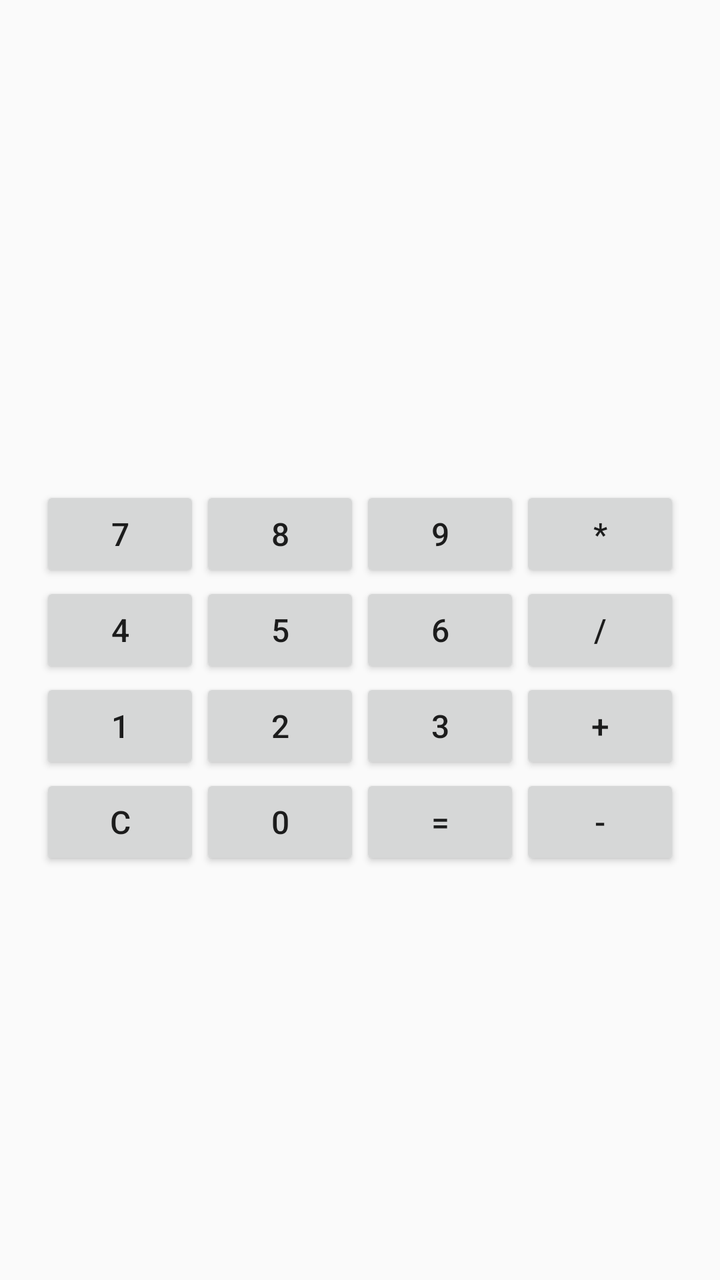
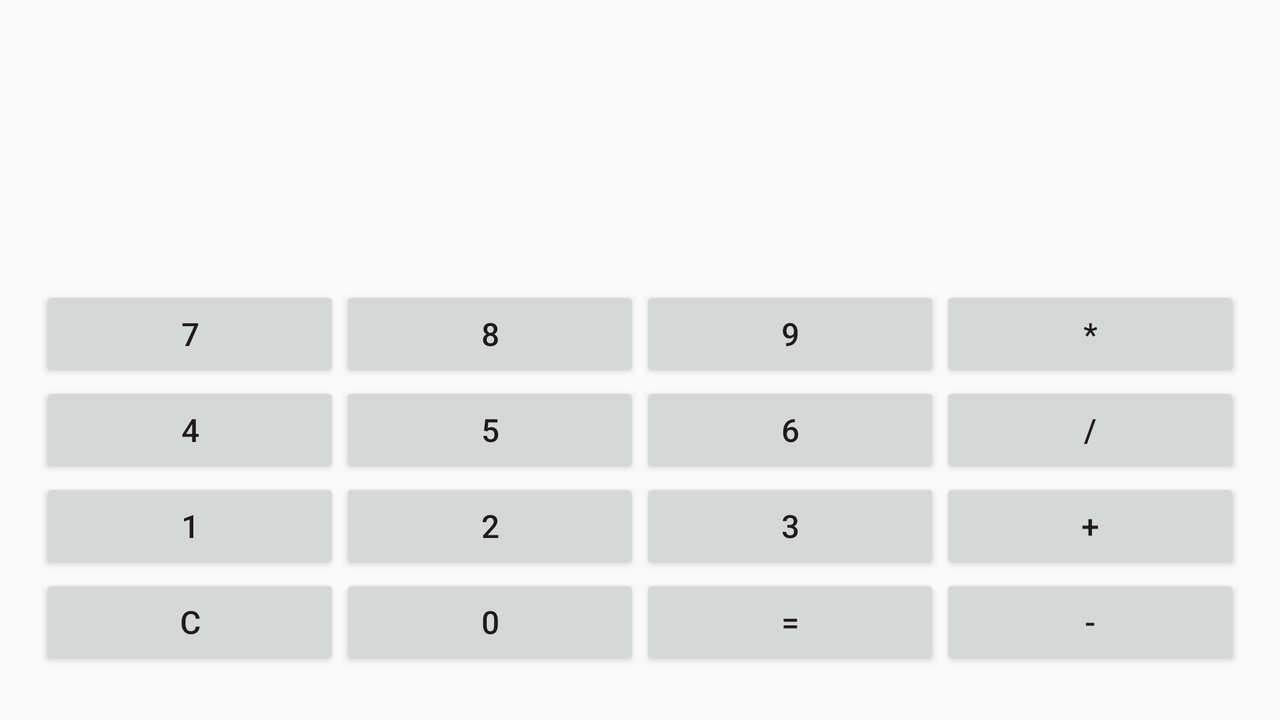

Two renders of one Android screen. The first uses the default layout on a phone; the second uses the alternative layout the repository ships for a different screen configuration, on a matching device. The two XML files are below.
<!-- AndroidManifest.xml: application theme AppTheme -->
<!-- res/layout/activity_main.xml -->
<?xml version="1.0" encoding="utf-8"?>
<LinearLayout xmlns:android="http://schemas.android.com/apk/res/android"
    xmlns:app="http://schemas.android.com/apk/res-auto"
    xmlns:tools="http://schemas.android.com/tools"
    android:layout_width="match_parent"
    android:layout_height="match_parent"
    android:orientation="vertical"
    tools:context=".MainActivity">
    <RelativeLayout
        android:layout_width="wrap_content"
        android:layout_height="wrap_content"
        android:layout_marginTop="200dp"
        android:layout_marginLeft="20dp"
        android:layout_marginRight="20dp">

        <TextView
            android:id="@+id/textView"
            android:layout_width="match_parent"
            android:layout_height="wrap_content"
            android:gravity="right"
            android:textSize="32sp" />
    </RelativeLayout>

    <LinearLayout
        style="@style/calcStrings">

        <Button
            style="@style/calcButton"
            android:id="@+id/seven"
            android:text="7"/>

        <Button
            style="@style/calcButton"
            android:id="@+id/eight"
            android:text="8" />

        <Button
            style="@style/calcButton"
            android:id="@+id/nine"
            android:text="9" />

        <Button
            style="@style/calcButton"
            android:id="@+id/multiply"
            android:text="*"/>
    </LinearLayout>

    <LinearLayout
        style="@style/calcStrings">

        <Button
            style="@style/calcButton"
            android:id="@+id/four"
            android:text="4" />

        <Button
            style="@style/calcButton"
            android:id="@+id/five"
            android:text="5" />

        <Button
            style="@style/calcButton"
            android:id="@+id/six"
            android:text="6" />

        <Button
            style="@style/calcButton"
            android:id="@+id/divide"
            android:text="/"/>

    </LinearLayout>

    <LinearLayout
        style="@style/calcStrings">

        <Button
            style="@style/calcButton"
            android:id="@+id/one"
            android:text="1" />

        <Button
            style="@style/calcButton"
            android:id="@+id/two"
            android:text="2" />

        <Button
            style="@style/calcButton"
            android:id="@+id/three"
            android:text="3" />

        <Button
            style="@style/calcButton"
            android:id="@+id/plus"
            android:text="+" />
    </LinearLayout>

    <LinearLayout
        style="@style/calcStrings">

        <Button
            style="@style/calcButton"
            android:id="@+id/clear"
            android:onClick="clearTextView"
            android:text="C"/>

        <Button
            style="@style/calcButton"
            android:id="@+id/zero"
            android:text="0" />

        <Button
            style="@style/calcButton"
            android:id="@+id/result"
            android:text="=" />

        <Button
            style="@style/calcButton"
            android:id="@+id/minus"
            android:text="-" />

    </LinearLayout>
    <androidx.constraintlayout.widget.ConstraintLayout
        android:layout_width="match_parent"
        android:layout_height="wrap_content">

        <Button
            android:layout_width="70dp"
            android:layout_height="wrap_content"
            android:background="@drawable/ic_back"
            android:onClick="toBack"
            app:layout_constraintRight_toRightOf="parent"
            app:layout_constraintLeft_toLeftOf="parent"
            tools:ignore="MissingConstraints" />
    </androidx.constraintlayout.widget.ConstraintLayout>


</LinearLayout>
<!-- resources referenced by this layout -->
<resources>
  <style name="calcButton">
          <item name="android:layout_width">0dp</item>
          <item name="android:layout_height">wrap_content</item>
          <item name="android:layout_weight">1</item>
          <item name="android:textSize">16sp</item>
      </style>
  <style name="calcStrings">
          <item name="android:layout_width">match_parent</item>
          <item name="android:layout_height">wrap_content</item>
          <item name="android:paddingLeft">20dp</item>
          <item name="android:paddingRight">20dp</item>
      </style>
  <style name="AppTheme" parent="Theme.AppCompat.Light.DarkActionBar">
          
          <item name="colorPrimary">@color/colorPrimary</item>
          <item name="colorPrimaryDark">@color/colorPrimaryDark</item>
          <item name="colorAccent">@color/colorAccent</item>
      </style>
</resources>
<!-- res/layout-land/activity_main.xml (the repository's variant of the layout above) -->
<!-- drawn on the phone turned sideways -->
<?xml version="1.0" encoding="utf-8"?>
<LinearLayout xmlns:android="http://schemas.android.com/apk/res/android"
    xmlns:tools="http://schemas.android.com/tools"
    android:layout_width="match_parent"
    android:layout_height="match_parent"
    android:orientation="vertical"
    tools:context=".MainActivity">

    <RelativeLayout
        android:layout_width="wrap_content"
        android:layout_height="wrap_content"
        android:layout_marginLeft="20dp"
        android:layout_marginTop="100dp"
        android:layout_marginRight="20dp">

        <TextView
            android:id="@+id/textView"
            android:layout_width="match_parent"
            android:layout_height="wrap_content"
            android:gravity="right"
            android:textSize="32sp" />
    </RelativeLayout>

    <LinearLayout style="@style/calcStrings">

        <Button
            android:id="@+id/seven"
            style="@style/calcButton"
            android:text="7" />

        <Button
            android:id="@+id/eight"
            style="@style/calcButton"
            android:text="8" />

        <Button
            android:id="@+id/nine"
            style="@style/calcButton"
            android:text="9" />

        <Button
            android:id="@+id/multiply"
            style="@style/calcButton"
            android:text="*" />
    </LinearLayout>

    <LinearLayout style="@style/calcStrings">

        <Button
            android:id="@+id/four"
            style="@style/calcButton"
            android:text="4" />

        <Button
            android:id="@+id/five"
            style="@style/calcButton"
            android:text="5" />

        <Button
            android:id="@+id/six"
            style="@style/calcButton"
            android:text="6" />

        <Button
            android:id="@+id/divide"
            style="@style/calcButton"
            android:text="/" />

    </LinearLayout>

    <LinearLayout style="@style/calcStrings">

        <Button
            android:id="@+id/one"
            style="@style/calcButton"
            android:text="1" />

        <Button
            android:id="@+id/two"
            style="@style/calcButton"
            android:text="2" />

        <Button
            android:id="@+id/three"
            style="@style/calcButton"
            android:text="3" />

        <Button
            android:id="@+id/plus"
            style="@style/calcButton"
            android:text="+" />
    </LinearLayout>

    <LinearLayout style="@style/calcStrings">

        <Button
            android:id="@+id/clear"
            style="@style/calcButton"
            android:text="C" />

        <Button
            android:id="@+id/zero"
            style="@style/calcButton"
            android:text="0" />

        <Button
            android:id="@+id/result"
            style="@style/calcButton"
            android:text="=" />

        <Button
            android:id="@+id/minus"
            style="@style/calcButton"
            android:text="-" />

    </LinearLayout>
</LinearLayout>
